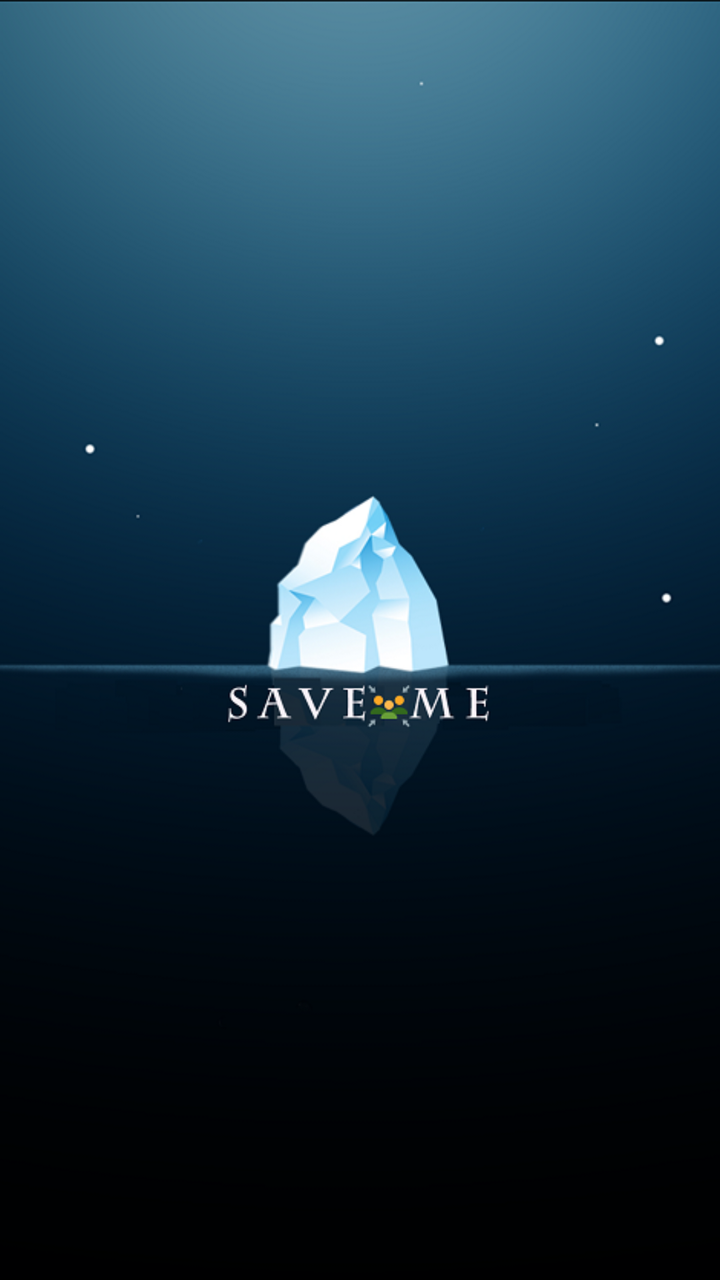
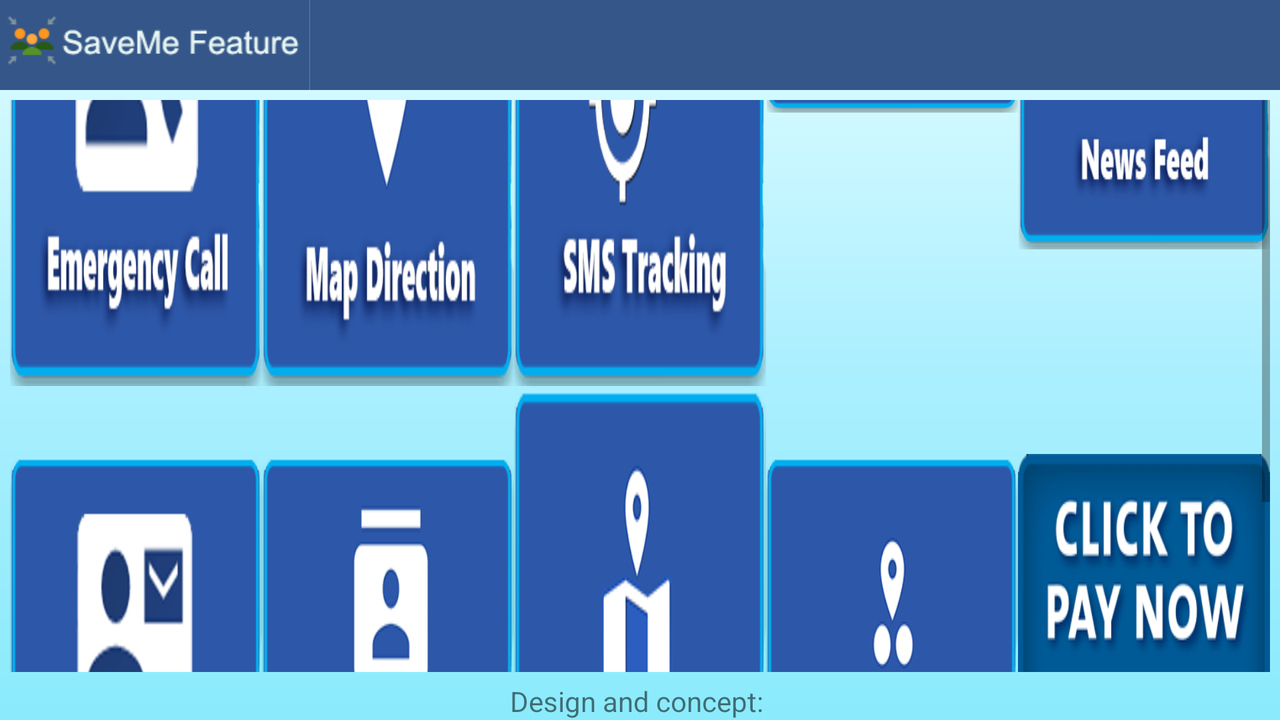

An Android layout and its configuration variant, each rendered on a device that would load it. The default file and the variant file are quoted in full after the pictures.
<!-- AndroidManifest.xml: application theme Theme.D1 -->
<!-- res/layout/activity_home.xml -->
<?xml version="1.0" encoding="utf-8"?>
<RelativeLayout
    xmlns:android="http://schemas.android.com/apk/res/android"
    android:id="@+id/db1_root"
    android:layout_width="match_parent"
    android:layout_height="match_parent"
    android:orientation="vertical">



    <LinearLayout
        android:id="@+id/titleLo"
        android:layout_width="match_parent"
        android:layout_height="wrap_content"
        android:orientation="vertical">

        <LinearLayout style="@style/TitleBar">

            <ImageView
                style="@style/TitleBarLogo"
                android:contentDescription="@string/description_logo"
                android:src="@drawable/title_logo" />

            <ImageView style="@style/TitleBarSeparator" />

            <TextView style="@style/TitleBarText"
                android:id="@+id/textView2" />

            <ImageButton
                style="@style/TitleBarAction"
                android:contentDescription="@string/description_about"
                android:onClick="onClickAbout"
                android:src="@drawable/title_about" />

            <ImageButton
                style="@style/TitleBarAction"
                android:contentDescription="@string/description_search"
                android:onClick="onClickSearch"
                android:visibility="gone"
                android:src="@drawable/title_search" />
        </LinearLayout>

        <LinearLayout
            android:layout_width="match_parent"
            android:layout_height="35dp"
            android:visibility="gone"
            android:background="#1a368f"
            >

            <TextView
                android:layout_width="match_parent"
                android:layout_height="match_parent"

                />

        </LinearLayout>

    </LinearLayout>




    <ScrollView
        android:layout_width="match_parent"
        android:layout_height="wrap_content"
        android:layout_below="@+id/titleLo"
        android:padding="5dp"
        android:layout_above="@+id/footNoteLo"
       >

        <LinearLayout
            android:layout_width="match_parent"
            android:layout_height="wrap_content"
            android:orientation="vertical">


            <LinearLayout
                android:layout_width="match_parent"
                android:layout_height="match_parent"
                android:baselineAligned="false"
                android:gravity="center"
                android:orientation="horizontal">

                <LinearLayout
                    android:layout_width="0dp"
                    android:layout_height="wrap_content"
                    android:layout_weight="1"
                    android:gravity="center"
                    android:orientation="vertical">

                    <ImageView
                        android:id="@+id/home_btn_feature1"
                        android:layout_width="wrap_content"
                        android:layout_height="wrap_content"

                        android:adjustViewBounds="true"
                        android:background="@drawable/emgcallround"
                        android:gravity="center"
                        android:maxHeight="42dp"
                        android:maxWidth="42dp"
                        android:onClick="onClickFeature" />

                    <ImageView
                        android:id="@+id/home_btn_feature4"
                        android:layout_width="wrap_content"
                        android:layout_height="wrap_content"

                        android:adjustViewBounds="true"
                        android:background="@drawable/mapdirround"
                        android:gravity="center"
                        android:maxHeight="42dp"
                        android:maxWidth="42dp"
                        android:onClick="onClickFeature" />




                    <ImageView
                        android:id="@+id/home_btn_feature7"
                        android:layout_width="wrap_content"
                        android:layout_height="wrap_content"

                        android:adjustViewBounds="true"
                        android:background="@drawable/smstrackround"
                        android:gravity="center"
                        android:maxHeight="42dp"

                        android:maxWidth="42dp"
                        android:onClick="onClickFeature" />




                    <ImageView
                        android:id="@+id/home_btn_feature2"
                        android:layout_width="wrap_content"
                        android:layout_height="wrap_content"
                        android:adjustViewBounds="true"
                        android:background="@drawable/phonebookround"
                        android:maxHeight="42dp"
                        android:maxWidth="42dp"
                        android:onClick="onClickFeature"

                        android:scaleType="fitCenter" />



                    <ImageView
                        android:id="@+id/home_btn_feature5"
                        android:layout_width="wrap_content"
                        android:layout_height="wrap_content"

                        android:adjustViewBounds="true"
                        android:background="@drawable/rss"
                        android:gravity="center"
                        android:maxHeight="42dp"
                        android:maxWidth="42dp"
                        android:onClick="onClickFeature" />


                </LinearLayout>

                <LinearLayout
                    android:layout_width="0dp"
                    android:layout_height="wrap_content"
                    android:layout_weight="1"
                    android:gravity="center"
                    android:orientation="vertical">



                    <ImageView
                        android:id="@+id/home_btn_feature3"
                        android:layout_width="wrap_content"
                        android:layout_height="wrap_content"
                        android:layout_marginLeft="3dp"
                        android:adjustViewBounds="true"
                        android:background="@drawable/emgtextround"
                        android:gravity="center"
                        android:maxHeight="42dp"
                        android:maxWidth="42dp"

                        android:onClick="onClickFeature" />


                    <ImageView
                        android:id="@+id/home_btn_feature9"
                        android:layout_width="wrap_content"
                        android:layout_height="wrap_content"
                        android:layout_marginLeft="3dp"
                        android:adjustViewBounds="true"
                        android:background="@drawable/fnflocround"
                        android:gravity="center"
                        android:maxHeight="42dp"
                        android:maxWidth="42dp"
                        android:onClick="onClickFeature" />

                    <ImageView
                        android:id="@+id/home_btn_feature8"
                        android:layout_width="wrap_content"
                        android:layout_height="wrap_content"
                        android:layout_marginLeft="3dp"
                        android:adjustViewBounds="true"
                        android:background="@drawable/fnftrackround"
                        android:gravity="center"
                        android:maxHeight="42dp"
                        android:maxWidth="42dp"
                        android:onClick="onClickFeature" />



                    <ImageView
                        android:id="@+id/home_btn_feature6"
                        android:layout_width="wrap_content"
                        android:layout_height="wrap_content"
                        android:layout_marginLeft="3dp"
                        android:adjustViewBounds="true"
                        android:background="@drawable/postrackeround"
                        android:gravity="center"
                        android:maxHeight="42dp"
                        android:maxWidth="42dp"
                        android:onClick="onClickFeature" />




                    <ImageView
                        android:id="@+id/home_btn_feature10"
                        android:layout_width="wrap_content"
                        android:layout_height="wrap_content"
                        android:layout_marginLeft="3dp"
                        android:adjustViewBounds="true"
                        android:background="@drawable/familypay"
                        android:gravity="center"
                        android:maxHeight="42dp"
                        android:maxWidth="42dp"
                        android:onClick="onClickFeature" />


                </LinearLayout>

            </LinearLayout>

        </LinearLayout>
    </ScrollView>


    <LinearLayout
        android:layout_width="match_parent"
        android:layout_height="wrap_content"
        android:id="@+id/footNoteLo"
        android:layout_alignParentBottom="true"
        android:layout_alignParentLeft="true"
        android:layout_alignParentStart="true"
        android:orientation="vertical">


        <TextView
            android:id="@+id/tvfootnote"
            android:layout_width="match_parent"
            android:layout_height="wrap_content"
            android:gravity="center"
            android:text="Design and concept: " />
    </LinearLayout>

    <ImageView
        android:id="@+id/imageView"
        android:layout_width="match_parent"
        android:layout_height="match_parent"
        android:layout_alignParentLeft="true"
        android:layout_alignParentStart="true"
        android:layout_alignParentTop="true"
        android:scaleType="fitXY"

        android:src="@mipmap/saveape"
         />


</RelativeLayout>
<!-- resources referenced by this layout -->
<resources>
  <!-- drawable title_about (drawable) -->
  <?xml version="1.0" encoding="utf-8"?>
  <selector xmlns:android="http://schemas.android.com/apk/res/android">
      <item android:state_focused="true" android:state_pressed="true" android:drawable="@drawable/title_about_alt" />
      <item android:state_focused="false" android:state_pressed="true" android:drawable="@drawable/title_about_alt" />
      <item android:state_focused="true" android:drawable="@drawable/title_about_alt" />
      <item android:state_focused="false" android:state_pressed="false" android:drawable="@drawable/about_icon2" />
  </selector>
  <string name="description_about">About</string>
  <string name="description_logo">Demo</string>
  <string name="description_search">Search</string>
  <style name="TitleBar">
          <item name="android:id">@id/title_container</item>
          <item name="android:layout_width">fill_parent</item>
          <item name="android:layout_height">@dimen/title_height</item>
          <item name="android:orientation">horizontal</item>
          <item name="android:background">@color/title_background</item>
      </style>
  <style name="TitleBarAction">
          <item name="android:layout_width">@dimen/title_height</item>
          <item name="android:layout_height">fill_parent</item>
          
          <item name="android:background">@drawable/title_button</item>
      </style>
  <style name="TitleBarLogo">
          <item name="android:id">@id/title_logo</item>
          <item name="android:layout_width">wrap_content</item>
          <item name="android:layout_height">fill_parent</item>
          <item name="android:clickable">true</item>
      </style>
  <style name="TitleBarSeparator">
          <item name="android:layout_width">1px</item>
          <item name="android:layout_height">fill_parent</item>
          <item name="android:background">@color/title_separator</item>
      </style>
  <style name="Theme.D1" parent="Theme.AppCompat.Light">
          <item name="android:windowSoftInputMode">stateHidden</item>
          
          <item name="android:windowBackground">@drawable/main_background</item>
  
          <item name="android:windowNoTitle">true</item>
          <item name="android:windowContentOverlay">@null</item>
      </style>
  <dimen name="title_height">45dip</dimen>
  <color name="title_background">#ff355689</color>
  <!-- drawable title_button (drawable) -->
  <?xml version="1.0" encoding="utf-8"?>
  <selector xmlns:android="http://schemas.android.com/apk/res/android">
      <item android:state_focused="true" android:state_pressed="true" android:drawable="@drawable/btn_bg_pressed" />
      <item android:state_focused="false" android:state_pressed="true" android:drawable="@drawable/btn_bg_pressed" />
      <item android:state_focused="true" android:drawable="@drawable/btn_bg_selected" />
      <item android:state_focused="false" android:state_pressed="false" android:drawable="@android:color/transparent" />
  </selector>
  <color name="title_separator">#40ffffff</color>
  <dimen name="text_size_medium">18sp</dimen>
  <color name="title_text">#ffffffff</color>
  <!-- drawable main_background (drawable) -->
  <shape xmlns:android="http://schemas.android.com/apk/res/android"
      android:shape="rectangle"
      android:padding="10dp">
      <gradient
          android:startColor="#dffdff"
          android:centerColor="#acefff"
          android:endColor="#8aebfc"
          android:angle="270" />
      <corners
          android:bottomRightRadius="0dp"
          android:bottomLeftRadius="0dp"
          android:topLeftRadius="15dp"
          android:topRightRadius="15dp" />
  </shape>
  <!-- some entries are left out for length -->
</resources>
<!-- res/layout-land/activity_home.xml (the repository's variant of the layout above) -->
<!-- drawn on the phone turned sideways -->
<?xml version="1.0" encoding="utf-8"?>
<RelativeLayout xmlns:android="http://schemas.android.com/apk/res/android"

    android:id="@+id/db1_root"
    android:layout_width="fill_parent"
    android:layout_height="match_parent"
    android:orientation="vertical">


    <LinearLayout
        android:id="@+id/titleLo"
        android:layout_width="match_parent"
        android:layout_height="wrap_content"
        android:orientation="horizontal">


        <LinearLayout style="@style/TitleBar">

            <ImageView
                style="@style/TitleBarLogo"
                android:contentDescription="@string/description_logo"
                android:src="@drawable/title_logo" />

            <ImageView style="@style/TitleBarSeparator" />

            <TextView style="@style/TitleBarText" />

            <ImageButton
                style="@style/TitleBarAction"
                android:contentDescription="@string/description_about"
                android:onClick="onClickAbout"
                android:src="@drawable/title_about" />

            <ImageButton
                style="@style/TitleBarAction"
                android:contentDescription="@string/description_search"
                android:onClick="onClickSearch"
                android:visibility="gone"
                android:src="@drawable/title_search" />
        </LinearLayout>

    </LinearLayout>


    <ScrollView
        android:layout_width="match_parent"
        android:layout_height="wrap_content"
        android:padding="5dp"

        android:layout_below="@+id/titleLo"
        android:layout_above="@+id/footNoteLo"
        >



            <LinearLayout
                android:layout_width="match_parent"
                android:layout_height="wrap_content"
                android:layout_gravity="center_vertical"
                android:orientation="vertical">

                <LinearLayout
                    android:layout_width="match_parent"
                    android:layout_height="0dp"
                    android:layout_weight="1"
                    android:orientation="horizontal">

                    <ImageView
                        android:id="@+id/home_btn_feature1"
                        android:layout_width="0dp"
                        android:layout_height="wrap_content"
                        android:layout_weight="1"
                        android:background="@drawable/emgcallround"
                        android:gravity="center"
                        android:onClick="onClickFeature" />

                    <ImageView
                        android:id="@+id/home_btn_feature4"
                        android:layout_width="0dp"
                        android:layout_height="wrap_content"
                        android:layout_weight="1"
                        android:background="@drawable/mapdirround"
                        android:gravity="center"
                        android:onClick="onClickFeature" />




                    <ImageView
                        android:id="@+id/home_btn_feature7"
                        android:layout_width="0dp"
                        android:layout_height="wrap_content"
                        android:layout_weight="1"
                        android:background="@drawable/smstrackround"
                        android:gravity="center"
                        android:onClick="onClickFeature" />

                    <ImageView
                        android:id="@+id/home_btn_feature9"
                        android:layout_width="0dp"
                        android:layout_height="wrap_content"
                        android:layout_weight="1"
                        android:background="@drawable/fnflocround"
                        android:gravity="center"
                        android:onClick="onClickFeature" />

                    <ImageView
                        android:id="@+id/home_btn_feature5"
                        android:layout_width="0dp"
                        android:layout_height="wrap_content"
                        android:layout_weight="1"
                        android:background="@drawable/rss"
                        android:gravity="center"
                        android:onClick="onClickFeature" />


                </LinearLayout>

                <LinearLayout
                    android:layout_width="match_parent"
                    android:layout_height="0dp"
                    android:layout_weight="1"
                    android:gravity="center"
                    android:orientation="horizontal">

                    <ImageView
                        android:id="@+id/home_btn_feature3"
                        android:layout_width="0dp"
                        android:layout_height="wrap_content"
                        android:layout_weight="1"
                        android:background="@drawable/emgtextround"
                        android:gravity="center"

                        android:onClick="onClickFeature" />

                    <ImageView
                        android:id="@+id/home_btn_feature2"
                        android:layout_width="0dp"
                        android:layout_height="wrap_content"
                        android:layout_weight="1"
                        android:background="@drawable/phonebookround"
                        android:onClick="onClickFeature"

                        android:scaleType="fitCenter" />



                    <ImageView
                        android:id="@+id/home_btn_feature6"
                        android:layout_width="0dp"
                        android:layout_height="wrap_content"
                        android:layout_weight="1"
                        android:background="@drawable/postrackeround"
                        android:gravity="center"
                        android:onClick="onClickFeature" />


                    <ImageView
                        android:id="@+id/home_btn_feature8"
                        android:layout_width="0dp"
                        android:layout_height="wrap_content"
                        android:layout_weight="1"
                        android:background="@drawable/fnftrackround"
                        android:gravity="center"

                        android:onClick="onClickFeature" />

                    <ImageView
                        android:id="@+id/home_btn_feature10"
                        android:layout_width="0dp"
                        android:layout_height="wrap_content"
                        android:layout_weight="1"
                        android:background="@drawable/familypay"
                        android:gravity="center"
                        android:onClick="onClickFeature" />


                </LinearLayout>

            </LinearLayout>


    </ScrollView>


    <LinearLayout
        android:layout_width="match_parent"
        android:layout_height="wrap_content"
        android:layout_alignParentBottom="true"
        android:layout_alignParentLeft="true"
        android:layout_alignParentStart="true"
        android:id="@+id/footNoteLo"
        android:orientation="vertical">


        <TextView
            android:id="@+id/tvfootnote"
            android:layout_width="match_parent"
            android:layout_height="wrap_content"
            android:gravity="center"
            android:text="Design and concept: " />
    </LinearLayout>

    <ImageView
        android:id="@+id/imageView"
        android:layout_width="match_parent"
        android:layout_height="match_parent"
        android:layout_alignParentBottom="true"
        android:layout_alignParentTop="true"
        android:layout_centerHorizontal="true"
        android:scaleType="fitXY"
        android:src="@mipmap/saveape"
        android:visibility="gone" />

</RelativeLayout>
